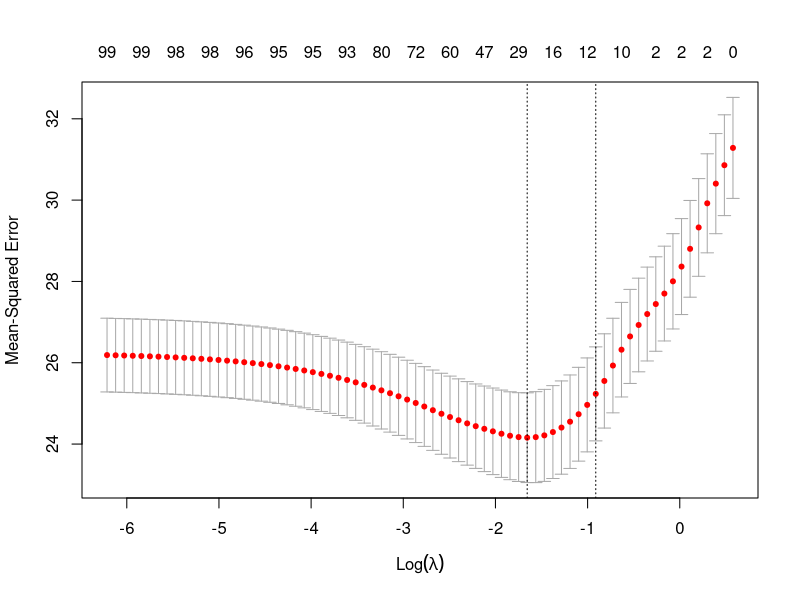
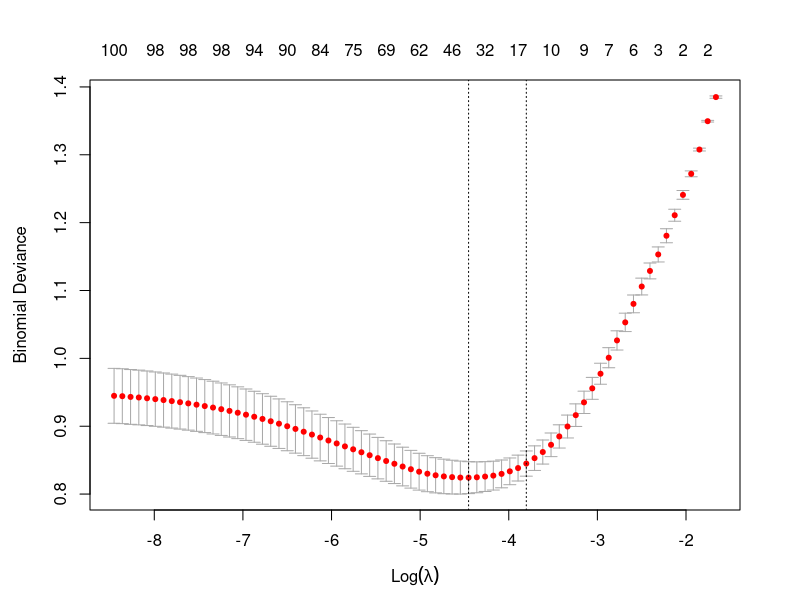
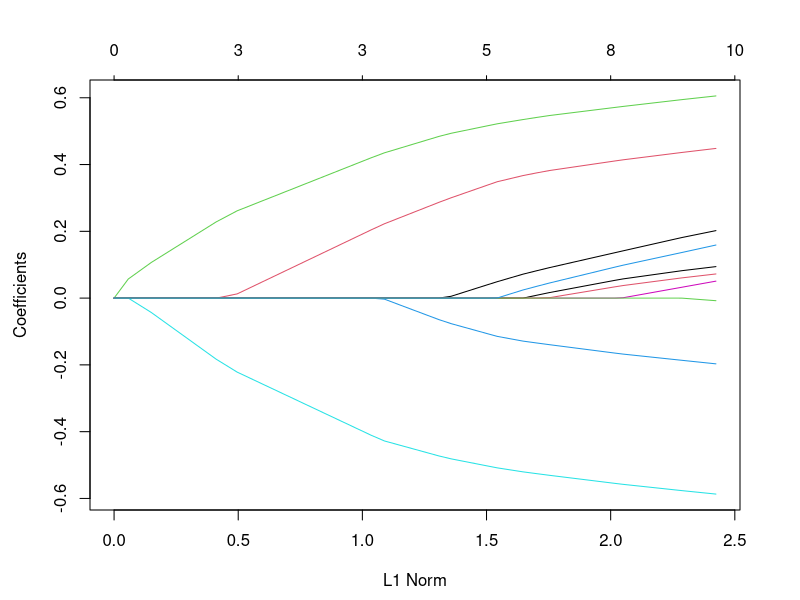
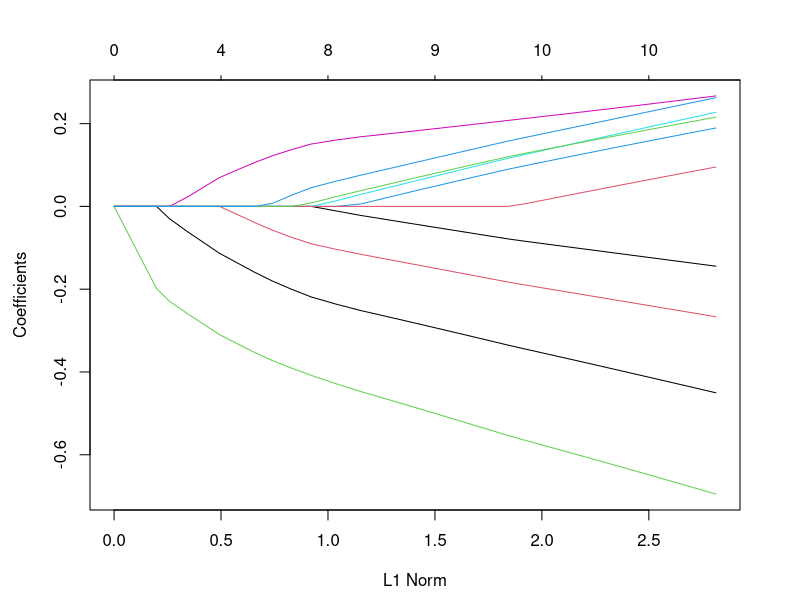

Write R code to recreate these figures, in order.
install.packages('glmnet')
library(glmnet)
set.seed(1010)
n=1000;p=100
nzc=trunc(p/10)
x=matrix(rnorm(n*p),n,p)
beta=rnorm(nzc)
fx= x[,seq(nzc)] %*% beta
eps=rnorm(n)*5
y=drop(fx+eps)
px=exp(fx)
px=px/(1+px)
ly=rbinom(n=length(px),prob=px,size=1)
set.seed(1011)
cvob1=cv.glmnet(x,y)
plot(cvob1)
coef(cvob1)


par(mfrow=c(1,1),mar=c(4.5,4.5,4,3))
cvob2=cv.glmnet(x,ly,family="binomial")
plot(cvob2)
cvob2$lambda.min



n <- 100
beta <- c(1, 2, 3,-1.5,-2,-1,rep(0,4) )/5
x <- matrix(rnorm(10*n), nrow = n)
y <- x%*%beta + rnorm(n)
fit1=glmnet(x,y)
print(fit1)
plot(fit1)



n <- 200
beta <- c(1, 2, 3,-1.5,-2,-1,rep(0,4) )/5
x <- matrix(rnorm(10*n), nrow = n)
px <- exp(x%*%beta)
px <- px/(1+px)
y <- as.numeric(px<runif(n))

fit1=glmnet(x,y,family="binomial")
print(fit1)
plot(fit1)